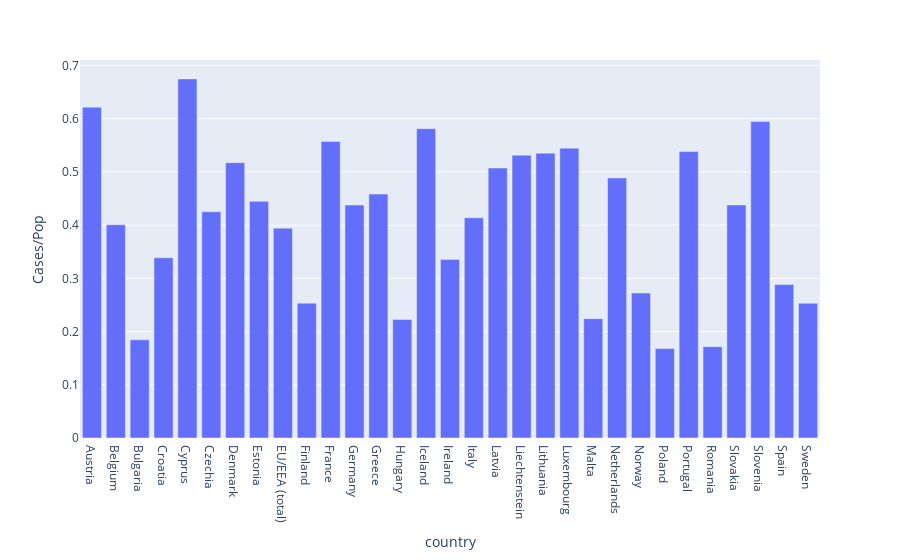

The notebook cell saved with this chart:
### Code cell
fig = px.bar(lastWeek, x='country', y='Cases/Pop')
fig.show()

### Figure 1 — Plotly figure (JSON) as saved in the notebook; plotly's stock layout.template omitted (floating-point values rounded to 4 significant figures)
{"data": [{"alignmentgroup": "True", "hovertemplate": "country=%{x}<br>Cases/Pop=%{y}<extra></extra>", "legendgroup": "", "marker": {"color": "#636efa", "pattern": {"shape": ""}}, "name": "", "offsetgroup": "", "orientation": "v", "showlegend": false, "textposition": "auto", "type": "bar", "x": ["Austria", "Belgium", "Bulgaria", "Croatia", "Cyprus", "Czechia", "Denmark", "Estonia", "EU/EEA (total)", "Finland", "France", "Germany", "Greece", "Hungary", "Iceland", "Ireland", "Italy", "Latvia", "Liechtenstein", "Lithuania", "Luxembourg", "Malta", "Netherlands", "Norway", "Poland", "Portugal", "Romania", "Slovakia", "Slovenia", "Spain", "Sweden"], "xaxis": "x", "y": [0.6217, 0.4007, 0.1845, 0.3386, 0.6748, 0.4252, 0.5174, 0.4448, 0.3944, 0.2535, 0.5574, 0.4377, 0.4583, 0.2226, 0.5813, 0.3356, 0.4138, 0.5073, 0.5315, 0.5353, 0.5447, 0.2243, 0.4888, 0.2724, 0.1681, 0.5382, 0.1716, 0.438, 0.595, 0.2884, 0.2532], "yaxis": "y"}], "layout": {"barmode": "relative", "legend": {"tracegroupgap": 0}, "margin": {"t": 60}, "xaxis": {"anchor": "y", "domain": [0, 1], "title": {"text": "country"}}, "yaxis": {"anchor": "x", "domain": [0, 1], "title": {"text": "Cases/Pop"}}}}
